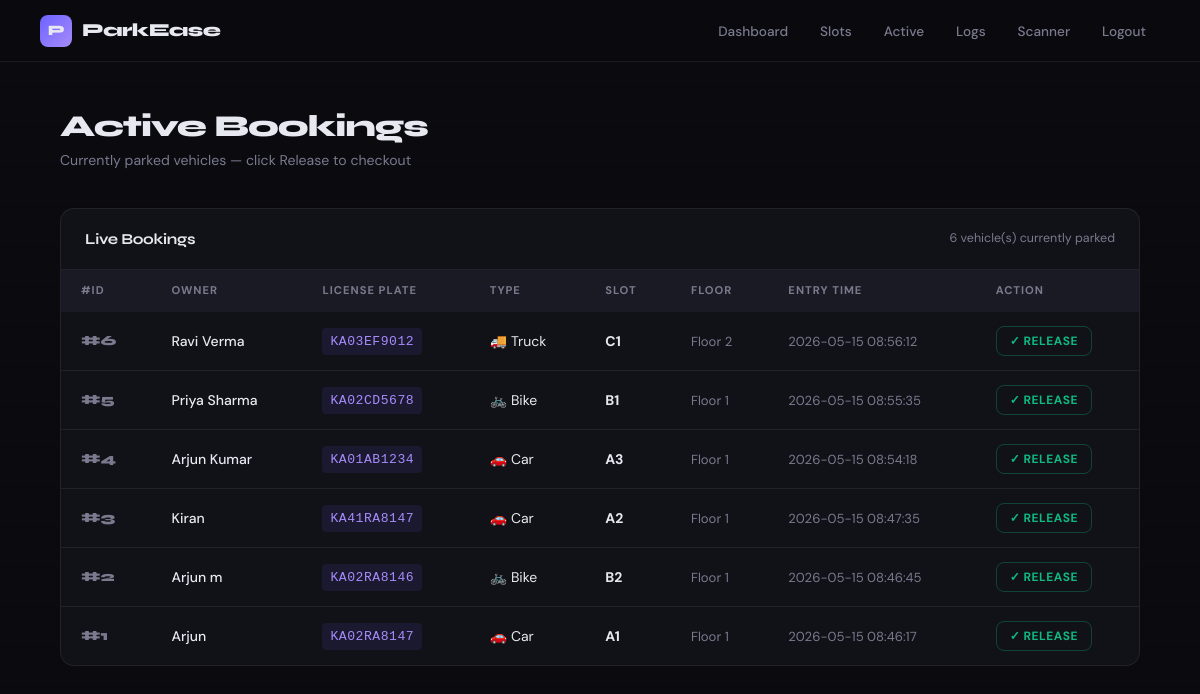
/admin/active (signed in), run on an earlier commit of the app's database.
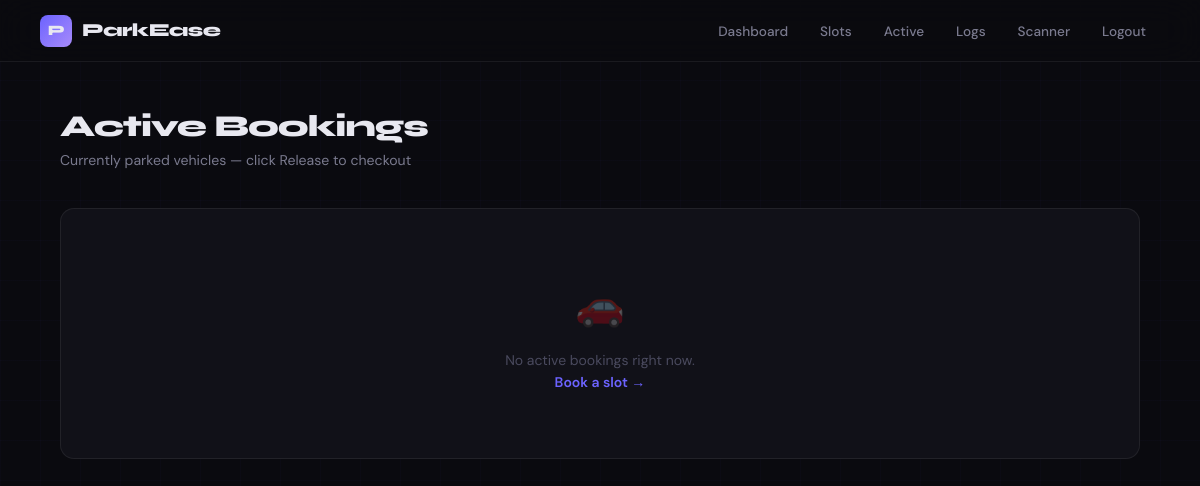
And on a later commit of the database.
### tables this page shows
CREATE TABLE bookings (
    booking_id INTEGER PRIMARY KEY AUTOINCREMENT,
    vehicle_id INTEGER NOT NULL,
    slot_id    INTEGER NOT NULL,
    entry_time DATETIME DEFAULT CURRENT_TIMESTAMP,
    exit_time  DATETIME,
    fee        REAL DEFAULT 0,
    status     TEXT DEFAULT 'active' CHECK(status IN ('active','completed')),
    FOREIGN KEY (vehicle_id) REFERENCES vehicles(vehicle_id),
    FOREIGN KEY (slot_id)    REFERENCES parking_slots(slot_id)
);

CREATE TABLE vehicles (
    vehicle_id    INTEGER PRIMARY KEY AUTOINCREMENT,
    owner_name    TEXT NOT NULL,
    license_plate TEXT UNIQUE NOT NULL,
    vehicle_type  TEXT NOT NULL CHECK(vehicle_type IN ('car','bike','truck')),
    contact       TEXT
);

CREATE TABLE parking_slots (
    slot_id      INTEGER PRIMARY KEY AUTOINCREMENT,
    slot_number  TEXT UNIQUE NOT NULL,
    slot_type    TEXT NOT NULL CHECK(slot_type IN ('car','bike','truck')),
    floor        INTEGER DEFAULT 1,
    is_available INTEGER DEFAULT 1
);

### app.py (the view)
@app.route('/admin/active')
@admin_required
def active_bookings():
    try:
        db = get_db()
        bookings = db.execute("SELECT * FROM active_bookings_view ORDER BY entry_time DESC").fetchall()
        db.close()
        return render_template('active.html', bookings=bookings)
    except Exception as e:
        return f"<h2>Error</h2><pre>{e}</pre>", 500

### app.py (called while the page is built)
def get_db():
    if not os.path.exists(DB):
        raise RuntimeError(f"parking.db not found — run: python init_db.py")
    conn = sqlite3.connect(DB)
    conn.row_factory = sqlite3.Row
    conn.execute("PRAGMA foreign_keys = ON")
    return conn

def admin_required(f):
    from functools import wraps
    @wraps(f)
    def decorated(*args, **kwargs):
        if not session.get('admin'):
            return redirect(url_for('admin_login'))
        return f(*args, **kwargs)
    return decorated

### templates/active.html (shortened to what this page needs)
<!DOCTYPE html>
<html lang="en">
<head>
  <link rel="stylesheet" href="{{ url_for('static', filename='style.css') }}?v=4">
</head>
<body>
  <nav>
    <span class="logo"><span class="logo-icon">P</span> ParkEase</span>
    <div id="nav-menu">
      <a href="/admin">Dashboard</a>
      <a href="/slots">Slots</a>
      <a href="/admin/active">Active</a>
      <a href="/admin/logs">Logs</a>
      <a href="/admin/scanner">Scanner</a>
      <a href="/admin/logout">Logout</a>
    </div>
  </nav>
  <main>
    <div class="page-header">
      <h1>Active Bookings</h1>
      <p>Currently parked vehicles — click Release to checkout</p>
    </div>
    {% if bookings|length == 0 %}
    <div class="section-card">
      <div class="empty-state">
        <div class="ei">&#128663;</div>
        <p>No active bookings right now.<br>
        <a href="/book" style="color:var(--accent);text-decoration:none;font-weight:600;">Book a slot &rarr;</a></p>
      </div>
    </div>
    {% else %}
    <div class="section-card">
      <div class="section-card-header">
        <h2>Live Bookings</h2>
        <p>{{ bookings|length }} vehicle(s) currently parked</p>
      </div>
      <div class="table-wrap">
        <table>
          <thead>
            <tr>
              <th>#ID</th>
              <th>Owner</th>
              <th>License Plate</th>
              <th>Type</th>
              <th>Slot</th>
              <th>Floor</th>
              <th>Entry Time</th>
              <th>Action</th>
            </tr>
          </thead>
          <tbody>
            {% for b in bookings %}
            <tr>
              <td><span class="td-id">#{{ b.booking_id }}</span></td>
              <td><span class="td-name">{{ b.owner_name }}</span></td>
              <td><span class="td-mono">{{ b.license_plate }}</span></td>
              <td>
                {% if b.vehicle_type == 'car' %}&#128663;
                {% elif b.vehicle_type == 'bike' %}&#128690;
                {% else %}&#128666;{% endif %}
                {{ b.vehicle_type | capitalize }}
              </td>
              <td><strong>{{ b.slot_number }}</strong></td>
              <td><span class="td-dim">Floor {{ b.floor }}</span></td>
              <td><span class="td-dim">{{ b.entry_time }}</span></td>
              <td>
                <form method="POST" action="/admin/release/{{ b.booking_id }}"
                      onsubmit="return confirm('Release slot for {{ b.license_plate }}?\nFee will be calculated at Rs.50/hr.')">
                  <button type="submit" class="btn-release">&#10003; Release</button>
                </form>
              </td>
            </tr>
            {% endfor %}
          </tbody>
        </table>
      </div>
    </div>
    {% endif %}
  </main>
</body>
</html>

What changed in the data, as far as the page shows it:
removed bookings: booking_id "6", owner_name "Ravi Verma", license_plate "KA03EF9012", vehicle_type "Truck", slot_number "C1", floor "2", entry_time "2026-05-15 08:56:12"
removed bookings: booking_id "5", owner_name "Priya Sharma", license_plate "KA02CD5678", vehicle_type "Bike", slot_number "B1", floor "1", entry_time "2026-05-15 08:55:35"
removed bookings: booking_id "4", owner_name "Arjun Kumar", license_plate "KA01AB1234", vehicle_type "Car", slot_number "A3", floor "1", entry_time "2026-05-15 08:54:18"
removed bookings: booking_id "3", owner_name "Kiran", license_plate "KA41RA8147", vehicle_type "Car", slot_number "A2", floor "1", entry_time "2026-05-15 08:47:35"
removed bookings: booking_id "2", owner_name "Arjun m", license_plate "KA02RA8146", vehicle_type "Bike", slot_number "B2", floor "1", entry_time "2026-05-15 08:46:45"
removed bookings: booking_id "1", owner_name "Arjun", license_plate "KA02RA8147", vehicle_type "Car", slot_number "A1", floor "1", entry_time "2026-05-15 08:46:17"
Also different on the page:
{{ bookings|length }}: "6" → (not shown)
text no longer shown: "Live Bookings vehicle(s) currently parked #ID OWNER LICENSE PLATE TYPE SLOT FLOOR ENTRY TIME ACTION"
text now shown: "🚗 No active bookings right now. Book a slot →"
